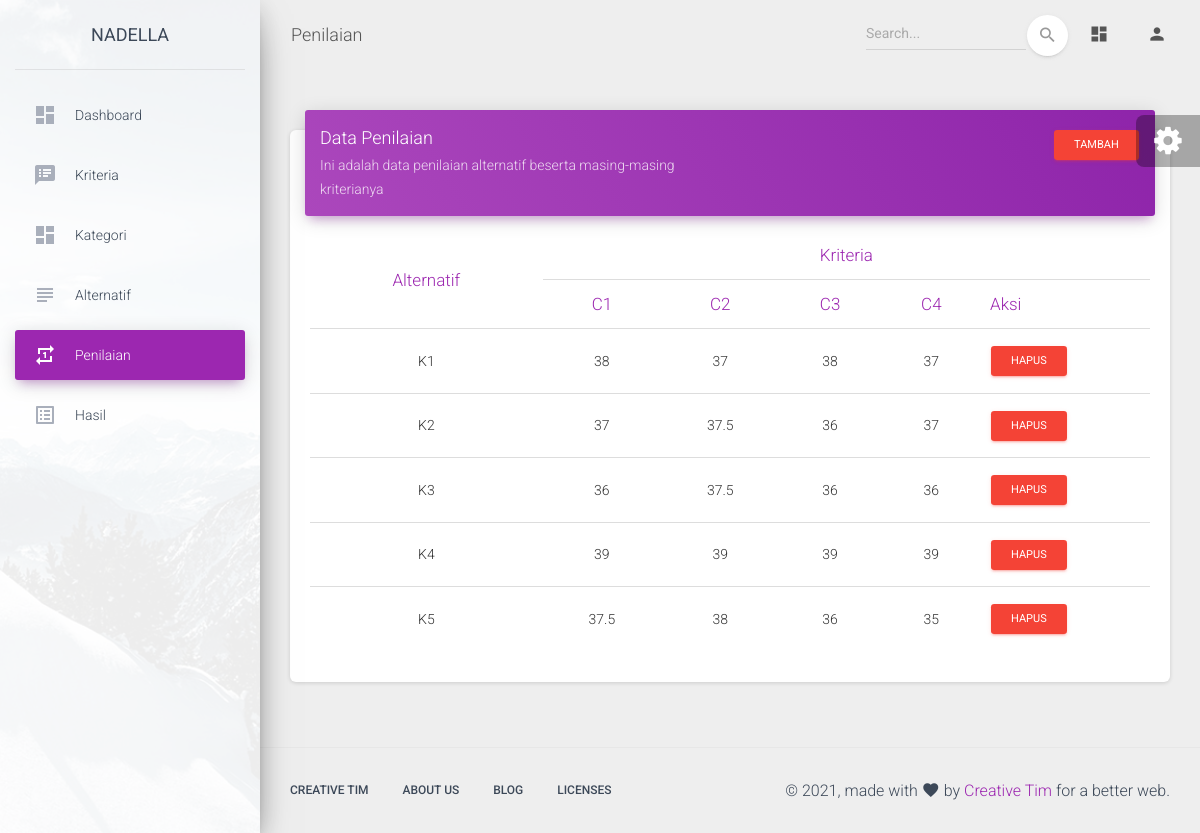
Page /penilaian.php on the earlier database version.
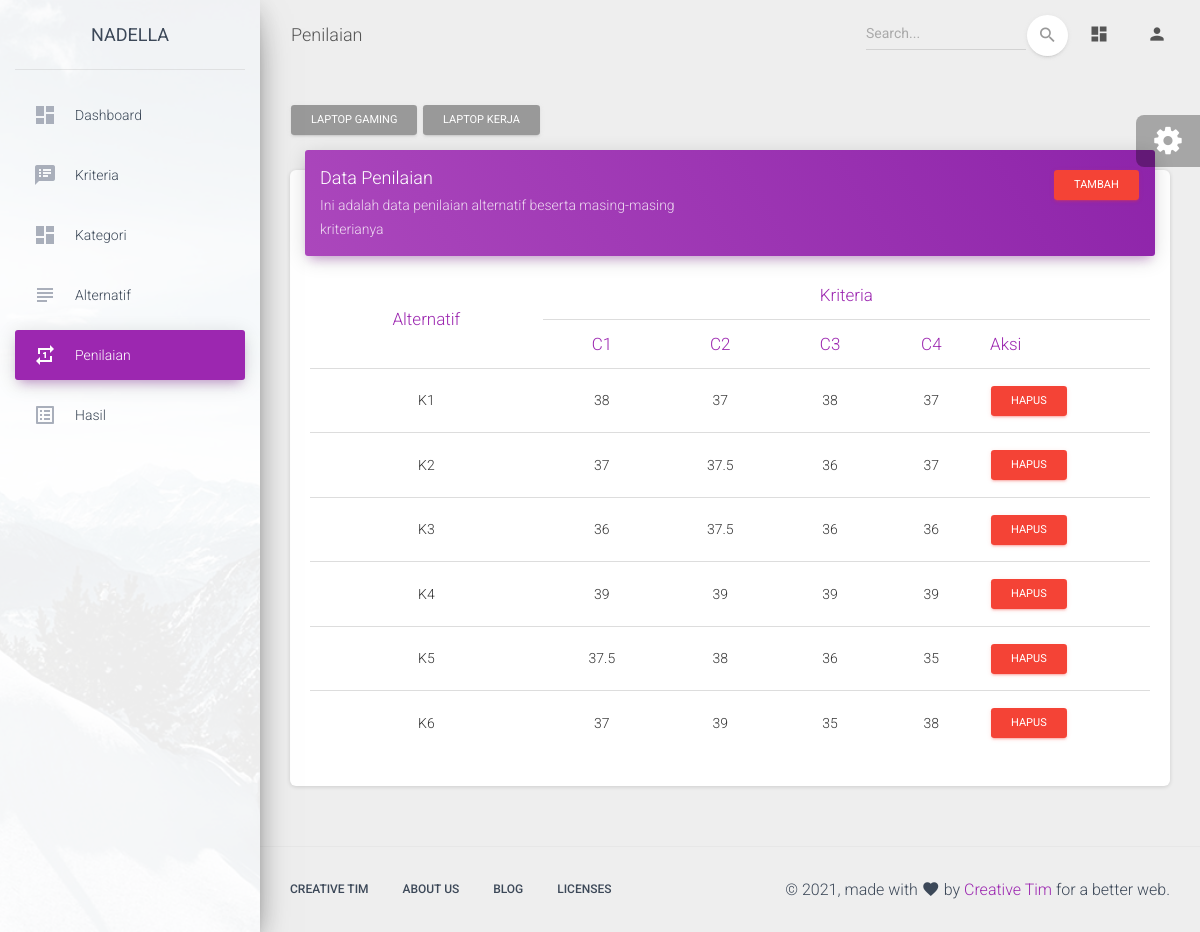
Same page on the later database version.
### tables this page shows
CREATE TABLE `kriteria_saw` (
  `id_kriteria` int(11) NOT NULL,
  `nama_kriteria` varchar(30) NOT NULL,
  `jenis` enum('cost','benefit') NOT NULL,
  `bobot` double NOT NULL
);

CREATE TABLE `alternatif_saw` (
  `id_alternatif` int(11) NOT NULL,
  `id_kategori` int(11) NOT NULL,
  `nama_alternatif` varchar(20) NOT NULL
);

CREATE TABLE `nilai_saw` (
  `id_nilai` int(11) NOT NULL,
  `id_kriteria` int(11) NOT NULL,
  `id_alternatif` int(11) NOT NULL,
  `nilai` double NOT NULL
);

CREATE TABLE `kategori_saw` (
  `id_kategori` int(11) NOT NULL,
  `nama_kategori` varchar(255) NOT NULL
);

### Saw.php (called while the page is built, shortened)
<?php
class Saw
{
  private $db;
  function __construct()
  {
    $this->db = new PDO('mysql:host=localhost;dbname=spk_laptop', "root", "");
  }
  public function get_data_kategori(){
    $stmt = $this->db->prepare("SELECT*FROM kategori_saw");
    $stmt->execute();
    return $stmt;
  }
  public function get_data_kriteria(){
    $stmt = $this->db->prepare("SELECT*FROM kriteria_saw ORDER BY id_kriteria");
    $stmt->execute();
		return $stmt;
  }
  public function get_data_alternatif(){
    $stmt = $this->db->prepare("SELECT*FROM alternatif_saw ORDER BY id_alternatif");
    $stmt->execute();
    return $stmt;
  }
  public function get_data_nilai_id($id){
    $stmt = $this->db->prepare("SELECT*FROM nilai_saw WHERE id_alternatif='$id' ORDER BY id_kriteria");
    $stmt->execute();
    return $stmt;
  }
}
 ?>

### penilaian.php (the view, shortened to what this page needs)
<?php
    $active = 'penilaian';
    include('header.php');
?>
<div class="main-panel">
    <nav class="navbar navbar-expand-lg navbar-transparent navbar-absolute fixed-top ">
        <div class="container-fluid">
            <div class="navbar-wrapper">
                <a class="navbar-brand" href="javascript:;">Penilaian</a>
            </div>
            <div class="collapse navbar-collapse justify-content-end">
                <form class="navbar-form">
                    <div class="input-group no-border">
                        <input type="text" value="" class="form-control" placeholder="Search...">
                        <button type="submit" class="btn btn-white btn-round btn-just-icon">
                            <i class="material-icons">search</i>
                            <div class="ripple-container"></div>
                        </button>
                    </div>
                </form>
                <ul class="navbar-nav">
                    <li class="nav-item">
                        <a class="nav-link" href="javascript:;">
                            <i class="material-icons">dashboard</i>
                        </a>
                    </li>
                    <li class="nav-item dropdown">
                        <a class="nav-link" href="javascript:;" id="navbarDropdownProfile" data-toggle="dropdown"
                            aria-haspopup="true" aria-expanded="false">
                            <i class="material-icons">person</i>
                        </a>
                    </li>
                </ul>
            </div>
        </div>
    </nav>
    <div class="content">
        <div class="container-fluid">
            <div class="row">
                <div class="col-md-12">
                    <?php
                        $kategori = $saw->get_data_kategori();
                        while ($data_kategori = $kategori->fetch(PDO::FETCH_ASSOC)){
                    ?>
                    <a href="penilaian.php?kat=<?=$data_kategori['id_kategori']?>">
                        <button class="btn btn-default btn-sm"><?=$data_kategori['nama_kategori']?></button>
                    </a>
                    <?php } ?>
                    <div class="card">
                        <div class="card-header card-header-primary">
                            <div class="row">
                                <div class="col-lg-6">
                                    <h4 class="card-title ">Data Penilaian</h4>
                                    <p class="card-category"> Ini adalah data penilaian alternatif beserta masing-masing
                                        kriterianya</p>
                                </div>
                                <div class="col-lg-6">
                                    <a href="addpenilaian.php"><button
                                            class="btn btn-danger btn-sm float-right">Tambah</button></a>
                                </div>
                            </div>
                        </div>
                        <div class="card-body">
                            <div class="table-responsive">
                                <table class="table">
                                    <thead class=" text-primary">
                                        <th rowspan="2" style="text-align: center;">Alternatif</th>
                                        <th colspan="<?php echo $jml_kriteria+1; ?>" style="text-align: center;">
                                            Kriteria</th>
                                        <tr>
                                            <?php
                                    $kriteria = $saw->get_data_kriteria();
                                    while ($data_kriteria = $kriteria->fetch(PDO::FETCH_ASSOC)) {
                                    ?>
                                            <th style="text-align: center;">
                                                C<?php echo $data_kriteria['id_kriteria']; ?></th>
                                            <?php } ?>
                                            <th width="20%">Aksi</th>
                                    </thead>
                                    <tbody>
                                        <?php
                                        if(isset($_GET['kat'])){
                                            $alternatif = $saw->alternatif_by_idkat($_GET['kat']);
                                        }
                                        else{
                                            $alternatif = $saw->get_data_alternatif();
                                        }
                                        while ($data_alternatif = $alternatif->fetch(PDO::FETCH_ASSOC)) {
                                        ?>
                                        <tr>
                                            <td>
                                                <center>K<?php echo $data_alternatif['id_alternatif']; ?></center>
                                            </td>
                                            <?php
                                            $nilai = $saw->get_data_nilai_id($data_alternatif['id_alternatif']);
                                            while ($data_nilai = $nilai->fetch(PDO::FETCH_ASSOC)) { ?>
                                            <td>
                                                <center><?php echo $data_nilai['nilai']; ?></center>
                                            </td>
                                            <?php } ?>
                                            <td>
                                                <a onclick="return confirm('Data akan dihapus!')"
                                                    href="penilaian.php?hapus_penilaian=<?=$data_alternatif['id_alternatif']?>">
                                                    <button type="button" class="btn btn-danger btn-sm">Hapus</button>
                                                </a>
                                            </td>
                                        </tr>
                                        <?php } ?>
                                    </tbody>
                                </table>
                            </div>
                        </div>
                    </div>
                </div>
            </div>
        </div>
    </div>
    <?php
  include('footer.php');
?>

### header.php (shortened to what this page needs)
<?php
$saw = new Saw();
$kriteria = $saw->get_data_kriteria();
$jml_kriteria = $kriteria->rowCount();
?>
<!DOCTYPE html>
<html lang="en">
<head>
    <link rel="stylesheet" href="https://maxcdn.bootstrapcdn.com/font-awesome/latest/css/font-awesome.min.css">
    <link href="assets/css/material-dashboard.css?v=2.1.2" rel="stylesheet" />
    <link href="assets/demo/demo.css" rel="stylesheet" />
</head>
<body class="">
    <div class="wrapper ">
        <div class="sidebar" data-color="purple" data-background-color="white" data-image="assets/img/sidebar-1.jpg">
            <div class="logo"><a href="index.php" class="simple-text logo-normal">
                    Nadella
                </a></div>
            <div class="sidebar-wrapper">
                <ul class="nav">
                    <li class="nav-item <?=($active=='index'?'active':'')?>">
                        <a class="nav-link" href="index.php">
                            <i class="material-icons">dashboard</i>
                            <p>Dashboard</p>
                        </a>
                    </li>
                    <li class="nav-item <?=($active=='kriteria'?'active':'')?>">
                        <a class="nav-link" href="kriteria.php">
                            <i class="material-icons">speaker_notes</i>
                            <p>Kriteria</p>
                        </a>
                    </li>
                    <li class="nav-item <?=($active=='kategori'?'active':'')?>">
                        <a class="nav-link" href="kategori.php">
                            <i class="material-icons">dashboard</i>
                            <p>Kategori</p>
                        </a>
                    </li>
                    <li class="nav-item <?=($active=='alternatif'?'active':'')?>">
                        <a class="nav-link" href="alternatif.php">
                            <i class="material-icons">subject</i>
                            <p>Alternatif</p>
                        </a>
                    </li>
                    <li class="nav-item <?=($active=='penilaian'?'active':'')?>">
                        <a class="nav-link" href="penilaian.php">
                            <i class="material-icons">repeat_one</i>
                            <p>Penilaian</p>
                        </a>
                    </li>
                    <li class="nav-item <?=($active=='hasil'?'active':'')?>">
                        <a class="nav-link" href="hasil.php">
                            <i class="material-icons">list_alt</i>
                            <p>Hasil</p>
                        </a>
                    </li>
                </ul>
            </div>
        </div>

### footer.php (shortened to what this page needs)
<footer class="footer">
    <div class="container-fluid">
        <nav class="float-left">
            <ul>
                <li>
                    <a href="https://www.creative-tim.com">
                        Creative Tim
                    </a>
                </li>
                <li>
                    <a href="https://creative-tim.com/presentation">
                        About Us
                    </a>
                </li>
                <li>
                    <a href="http://blog.creative-tim.com">
                        Blog
                    </a>
                </li>
                <li>
                    <a href="https://www.creative-tim.com/license">
                        Licenses
                    </a>
                </li>
            </ul>
        </nav>
        <div class="copyright float-right">
            &copy;
            , made with <i class="material-icons">favorite</i> by
            <a href="https://www.creative-tim.com" target="_blank">Creative Tim</a> for a better web.
        </div>
    </div>
</footer>
</div>
<div class="fixed-plugin">
    <div class="dropdown show-dropdown">
        <a href="#" data-toggle="dropdown">
            <i class="fa fa-cog fa-2x"> </i>
        </a>
    </div>
</div>
</body>
</html>

Differences in the rows shown:
added kategori_saw: nama_kategori "LAPTOP GAMING"
added kategori_saw: nama_kategori "LAPTOP KERJA"
added alternatif_saw: id_alternatif "6"
added nilai_saw: nilai "37", shown under "6"
added nilai_saw: nilai "39", shown under "6"
added nilai_saw: nilai "35", shown under "6"
added nilai_saw: nilai "38", shown under "6"
